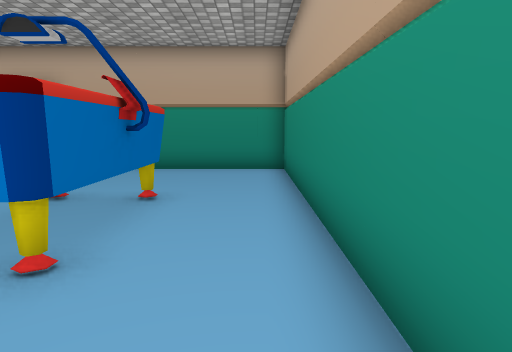
view 1 (above)

23 first-person views from a walk through a 3-D level made in the Unity game engine. The camera is 1.3 m above the floor, tilts 8° down and sees 75° across. The floor is counted in squares, 1 m on a side. Each view is taken from the middle of a square. On the plan, view 1 faces up. The plan holds only what a view shows up to about 14 squares ahead; the rest is blank. The place goes on beyond the plan. The player is left out. Door leaves are left out, so doorways stand open. Some surface patterns are stand-ins.

view 2
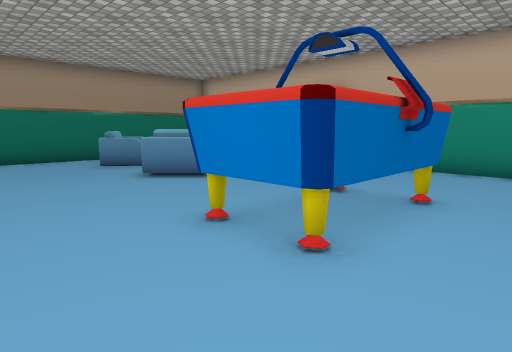

view 3
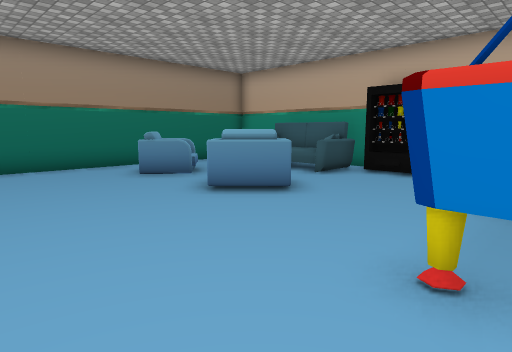

view 4
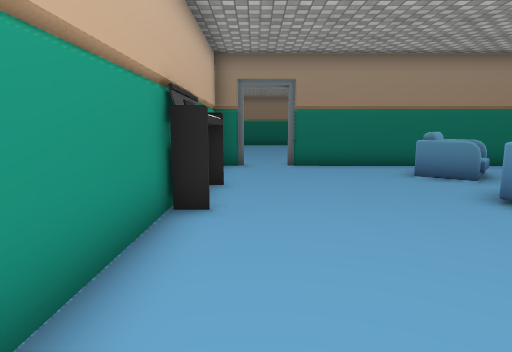

view 5
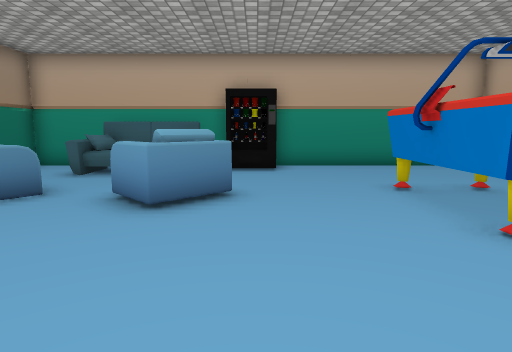

view 6
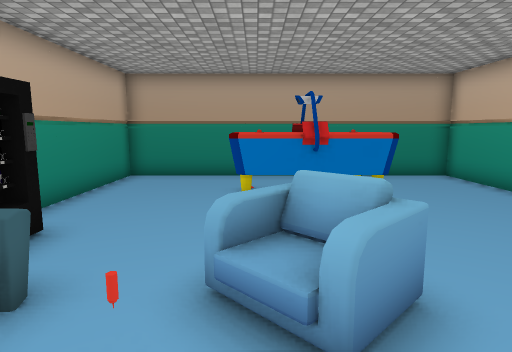

view 7
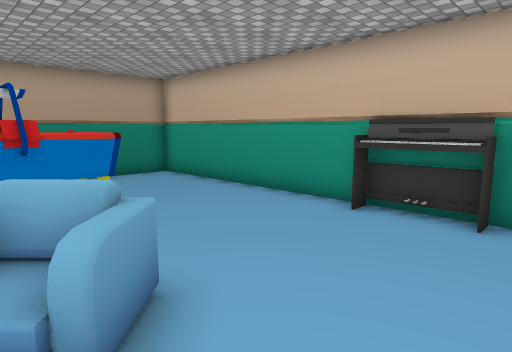

view 8
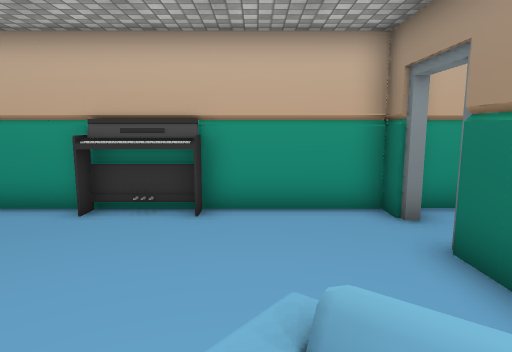

view 9
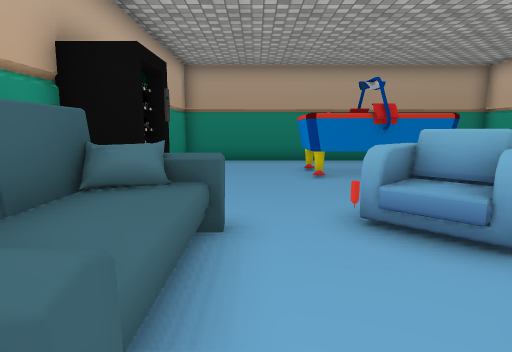

view 10
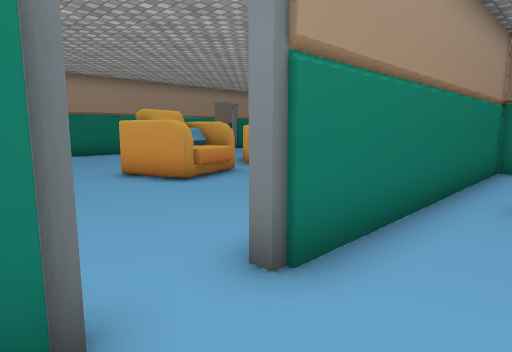

view 11
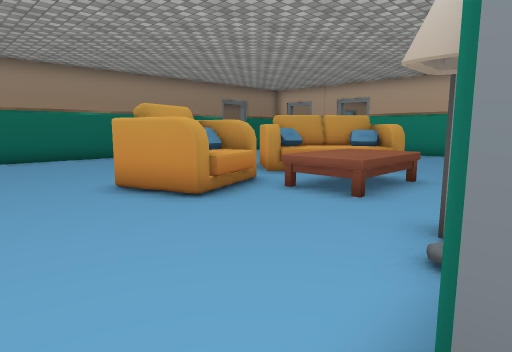

view 12
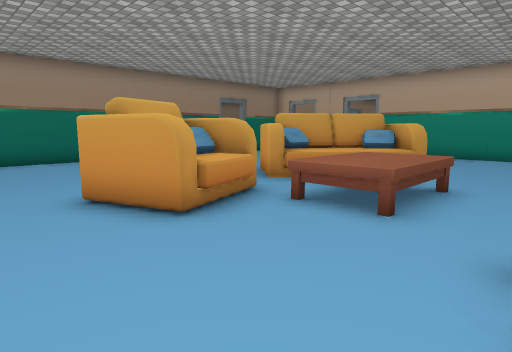

view 13
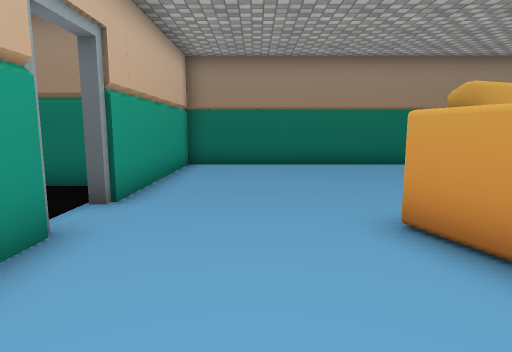

view 14
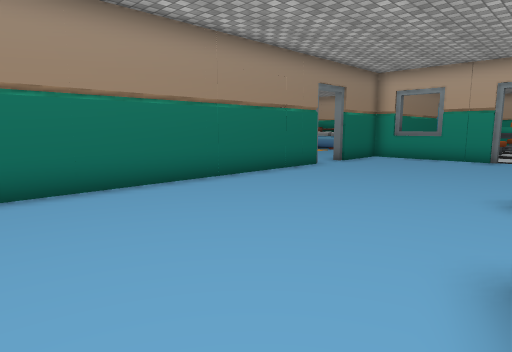

view 15
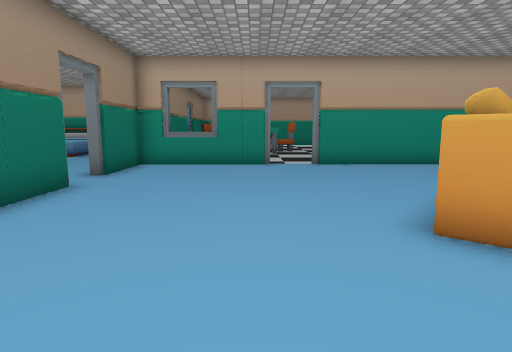

view 16
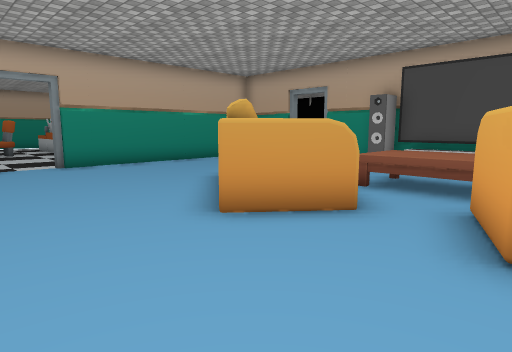

view 17
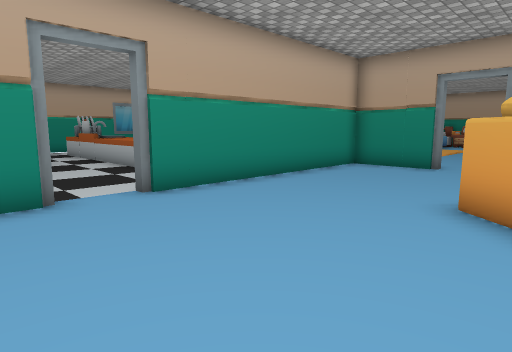

view 18
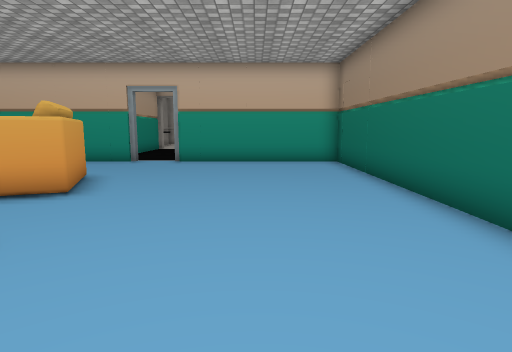

view 19
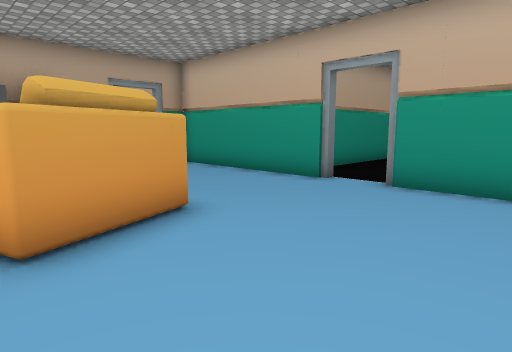

view 20
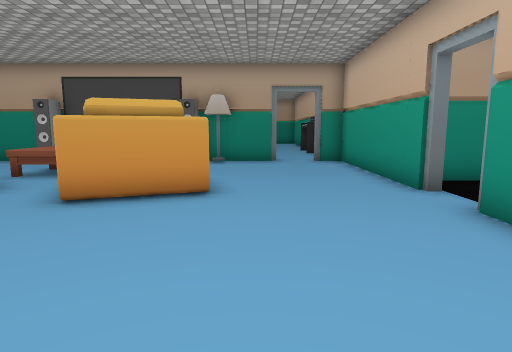

view 21
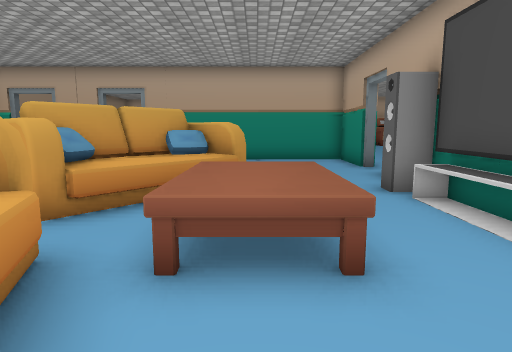

view 22
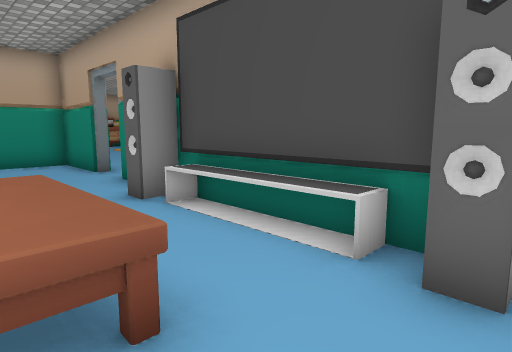

view 23
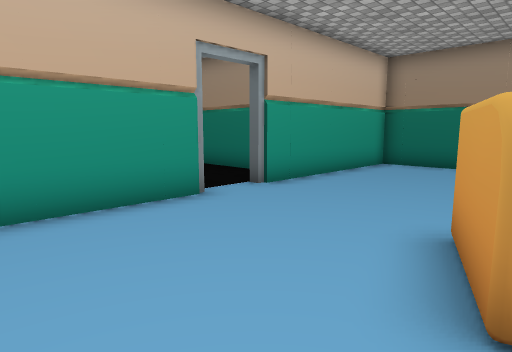

### Floor plan
Key: @ floor where view 1 was taken; # wall or solid block; . floor; / step, stairs or slope; D open door; ^ raised ledge; A armchair; S sofa; T table; L lamp; O other object.
Columns run from 32 left of view 1 to 1 right of it. Each row starts with its distance up from view 1.
 24         ...OO
 23         ...OO
 22        ....
 21        ....
 20        ...
 19        .D.
 18  ##^^##.D### #####
 17 .#...............#.
 16 .#...............#.
 15 .#...............#..
 14  ...................
 13  .................
 12  #.........O ....#
 11  #........OOOO...#################
 10  #.......OOOO...##..SSSS#O.......#
  9  #......OOOOTTT.^#..SSSS.........#
  8  #........O.TTT.^#...............#
  7  #..........TTT.^#....O..........#
  6  #........OOTTT.^#.A/..AA...OOO..#
  5  #.......OOO....##.AA.AAA...OOO..#
  4  #.......OOO....##..........OOO..#
  3  #........O.....L#..........OOO..#
  2  #...............#...............#
  1  #...............................#
  0  #..............................@#
 -1  #...............#...###.........#
 -2  ########.########################
 -3       #    .#
 -4       #    .#
 -5       #    .#
 -6       #    .#
 -7            .#

Where each view was taken, in squares from view 1:
view 1: 0 up, 0 right, facing up
view 2: 0 up, 0 right, facing up-left
view 3: 0 up, 3 left, facing up-left
view 4: 0 up, 3 left, facing left
view 5: 1 down, 7 left, facing up
view 6: 6 up, 12 left, facing right
view 7: 6 up, 12 left, facing down-right
view 8: 6 up, 12 left, facing down
view 9: 8 up, 13 left, facing right
view 10: 1 down, 13 left, facing up-left
view 11: 0 up, 15 left, facing up-left
view 12: 1 up, 16 left, facing up-left
view 13: 1 up, 18 left, facing left
view 14: 2 up, 23 left, facing up-left
view 15: 5 up, 26 left, facing up
view 16: 5 up, 27 left, facing up-right
view 17: 11 up, 27 left, facing up-right
view 18: 12 up, 27 left, facing down
view 19: 6 up, 27 left, facing down-right
view 20: 2 up, 29 left, facing right
view 21: 3 up, 19 left, facing up
view 22: 4 up, 19 left, facing up-right
view 23: 4 up, 18 left, facing down-left
